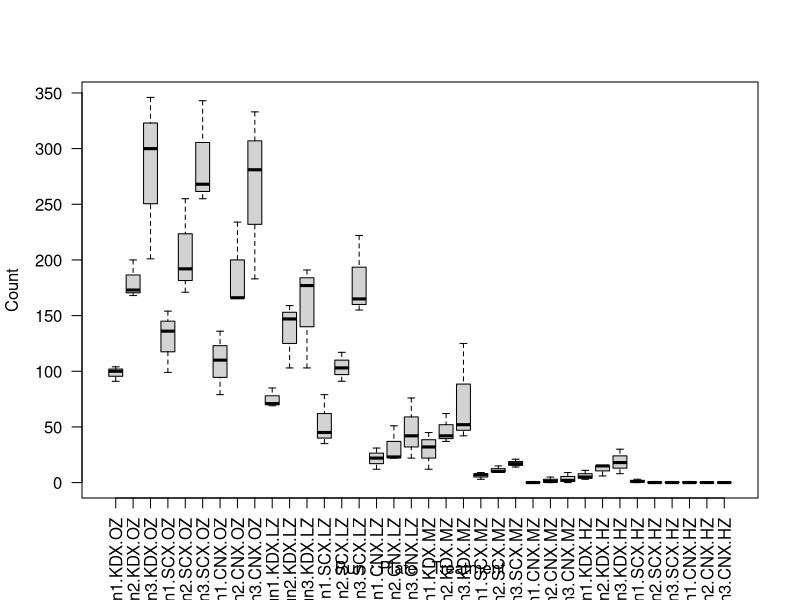
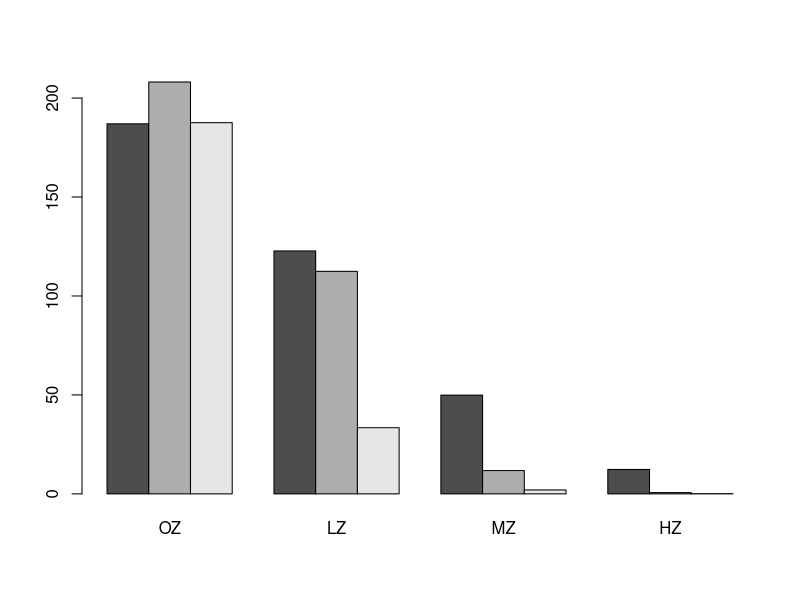
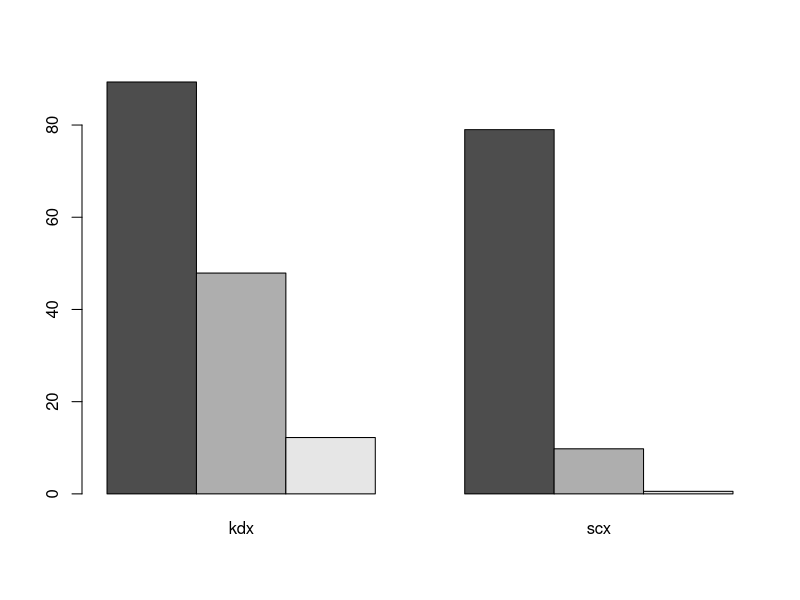

The R source for these figures, in order:
#################################################################
## 11_CFAcountData.R                                           ##
## Exercise in writing scripts with multiple steps             ##
## Script assigns several factor objects.  Reads in 3 data     ##
## files.  Undertakes some analysis and generates results      ##
##                                                             ##
## Ian Roberts.  ir210@cam.ac.uk                               ## 
#################################################################
##
##
### START ###
###############################

###########################
## Part 1.  Read in data ##
###########################

# load in the data from the three into three separate data frames
t1 = read.csv("11_CFA_Run1Counts.csv")
t2 = read.csv("11_CFA_Run2Counts.csv")
t3 = read.csv("11_CFA_Run3Counts.csv")

# concatenate the three data frames
colony = rbind(t1, t2, t3)

# verify we loaded factors
colony$Plate

# add the missing Run column - factors are stored as numbers ! 
runNum <- factor(rep(1:3,each=36),labels=c("Run1","Run2","Run3")) 
colony <- cbind( "Run" = runNum, colony )

# reorder factor levels in their natural order (instead of alphabetical)
colony$Treatment <- factor(colony$Treatment, c("OZ", "LZ", "MZ", "HZ"))
colony$Plate <- factor(colony$Plate, c("KDX","SCX","CNX"))

# show the full table
colony

###################################
### Part 2.  Investigating data ###
###################################
tapply(colony$Count, list(colony$Run, colony$Plate, colony$Treatment), mean)

#jpeg(file="fig1.jpg",width=675,height=900,res=150)
#par(oma=c(4,2,2,2))
boxplot(Count~Run*Plate*Treatment, las=2, cex=0.2, data=colony)
#dev.off()

#jpeg(file="fig2.jpg",width=675,height=900,res=150)
barplot(tapply(colony$Count, list(colony$Plate, colony$Treatment), mean), beside=T)
#dev.off()

#################################
### Part 3.  Summarizing data ###
#################################
result <- tapply(colony$Count, list(colony$Treatment, colony$Plate), mean)
result <- data.frame(result) # result of tapply is a matrix, convert back to data frame
result

# calculate kdx and scx values after background correction
kdx <- result$KDX - result$CNX
scx <- result$SCX - result$CNX

result <- cbind(kdx, scx)
# remove the 0Z entry
result <- result[-1,]

result
#jpeg(file="fig3.jpg",width=675,height=900,res=150)
barplot(result,beside=T)
#dev.off()

wilcox.test(result[,1],result[,2],paired=T)
cor.test(result[,1],result[,2],paired=T)
write.csv(result,"CFAresults.csv")

### END ###
